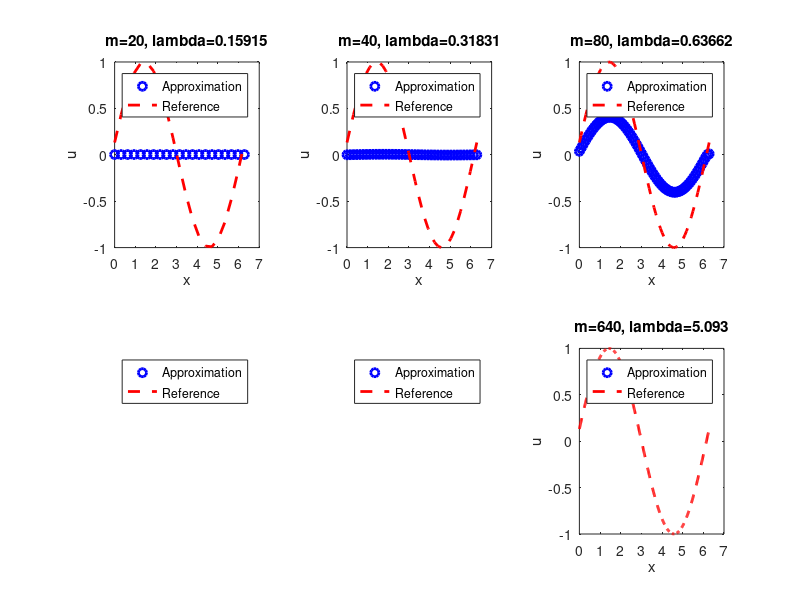

The MATLAB script that drew this image:
%spatial domain [0, 2*pi]
a=0;
b=2*pi;

%initial condition (periodic function)
u0=@(x) sin(x);

%time step size
dt=0.05;
n_t=500;
T=n_t*dt;

figure;
%A uniform grid with 101 points are placed over the spatial domain.
for j=1:6
    m=2^j*10;
    %Generate the grid
    x=linspace(a,b,m+1);
    
    %grid/mesh size
    dx=(b-a)/m;
    
    
    u=u0(x);
    for i=2:n_t
       u(2:m)=0.5*(u(3:m+1)+u(1:m-1))-dt/(2*dx)*(u(3:m+1)-u(1:m-1));
       u(1)=0.5*(u(2)+u(end))-dt/(2*dx)*(u(2)-u(end));
       u(end)=0.5*(u(end-1)+u(1))-dt/(2*dx)*(u(1)-u(end-1));
    end
    
    u_exact=u0(x-T);
    
    subplot(2,3,j)
    plot(x, u, 'bo', 'LineWidth', 2);
    hold on
    plot(x, u_exact, 'r--', 'LineWidth', 2);
    hold off
    xlabel('x');
    ylabel('u');
    legend('Approximation', 'Reference', 'Location', 'best');
    title(['m=', num2str(m), ', lambda=', num2str(dt/dx)])
end